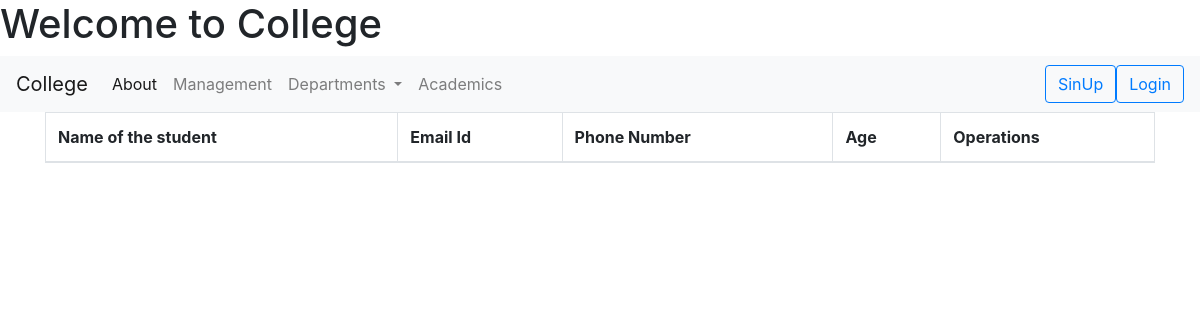
Before: /student/display with the older database file.
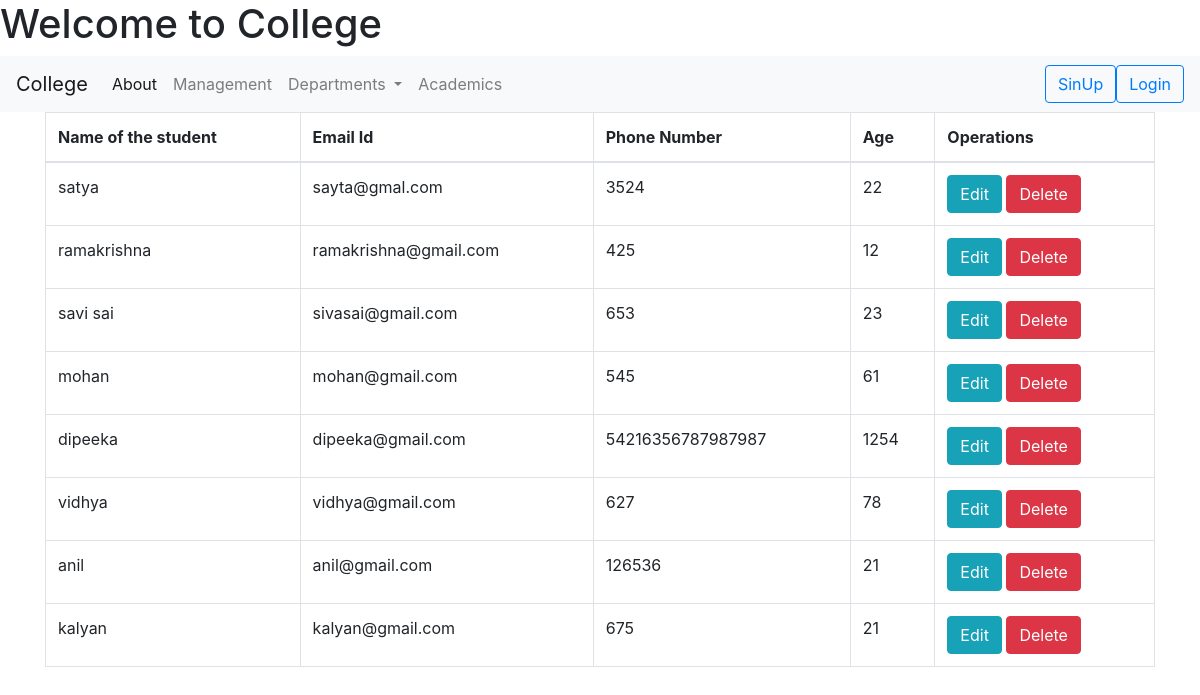
After: the same page with the newer database file.
### CSE/models.py (models this page shows, shortened)
class CseStudentRegister(models.Model):
    student_name = models.CharField(max_length=10)
    phone_num = models.IntegerField()
    email = models.EmailField()
    age = models.IntegerField()

### CSE/views.py (the view)
# urls.py: path('student/display', views.student_details, name='student_details'),
def student_details(request):
    details = CseStudentRegister.objects.all()
    return render(request,'student_data.html', {'data': details})

### CSE/templates/student_data.html (shortened to what this page needs)
{% extends 'index.html' %}
{% block foo %}
<div class="container">
<table class="table table-bordered">
    <thead >
        <th>Name of the student </th>
        <th> Email Id </th>
        <th> Phone Number </th>
        <th> Age </th>
    <th>Operations</th>
    </thead>
    <tbody>
    {% for i in data %}
    <tr>
    <td>{{ i.student_name }}</td>
    <td>{{ i.email }}</td>
    <td>{{ i.phone_num }}</td>
    <td>{{ i.age }}</td>
        <td><a href="{% url 'edit' i.id %}" class="btn btn-info" >Edit</a>
            <a href="{% url 'delete' i.id %}" class="btn btn-danger">Delete</a>
    </tr>
{% endfor %}
    </tbody>
</div>
{% endblock %}

### CSE/templates/index.html (shortened to what this page needs)
<!DOCTYPE html>
<html>
<head>
	<link rel="stylesheet" href="https://stackpath.bootstrapcdn.com/bootstrap/4.1.3/css/bootstrap.min.css">
</head>
<body>
	<h1>Welcome to College</h1>
{% include 'navbar.html' %}
	<div>
		{% block foo %}
		{% endblock %}
    </div>
</body>
</html>

### CSE/templates/navbar.html (shortened to what this page needs)
<nav class="navbar navbar-expand-lg navbar-light bg-light">
  		<a class="navbar-brand" href="#">College</a>
  		<div class="collapse navbar-collapse" id="navbarSupportedContent">
    		<ul class="navbar-nav mr-auto">
      			<li class="nav-item active">
        			<a class="nav-link" href="{% url 'student_details' %}">About</a>
      			</li>
      			<li class="nav-item">
        			<a class="nav-link" href="#">Management</a>
      			</li>
      			<li class="nav-item dropdown">
        			<a class="nav-link dropdown-toggle" href="#" id="navbarDropdown" role="button" data-toggle="dropdown" aria-haspopup="true" aria-expanded="false">
          			Departments
        			</a>
      			</li>
      			<li class="nav-item">
        			<a class="nav-link" href="#">Academics</a>
      			</li>
    		</ul>
            <a href="{% url 'register' %}">
                <button class="btn btn-outline-primary my-2 my-sm-0" type="submit">SinUp</button>
            </a>
    		<form class="form-inline my-2 my-lg-0">
      			<button class="btn btn-outline-primary my-2 my-sm-0" onclick="document.getElementByID('signin').style.display='block'" type="submit">Login</button>
    		</form>
  		</div>
	</nav>

### CSE/templates/index.html (style rules this page uses)
form { display: block; margin-top: 0em; }

Changed rows visible on the page:
added CseStudentRegister: student_name "satya", email "sayta@gmal.com", phone_num "3524", age "22"
added CseStudentRegister: student_name "ramakrishna", email "ramakrishna@gmail.com", phone_num "425", age "12"
added CseStudentRegister: student_name "savi sai", email "sivasai@gmail.com", phone_num "653", age "23"
added CseStudentRegister: student_name "mohan", email "mohan@gmail.com", phone_num "545", age "61"
added CseStudentRegister: student_name "dipeeka", email "dipeeka@gmail.com", phone_num "54216356787987987", age "1254"
added CseStudentRegister: student_name "vidhya", email "vidhya@gmail.com", phone_num "627", age "78"
added CseStudentRegister: student_name "anil", email "anil@gmail.com", phone_num "126536", age "21"
added CseStudentRegister: student_name "kalyan", email "kalyan@gmail.com", phone_num "675", age "21"
